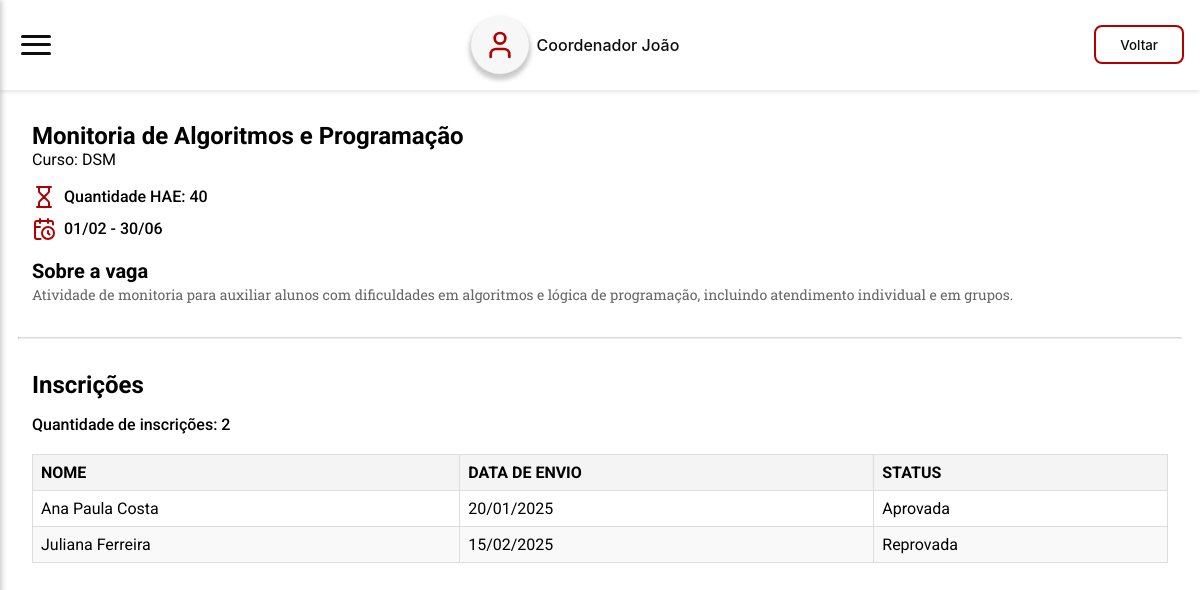
Screenshot of /pages/admin/preview/hae.admin.php?id=1 (signed in) with the database file from the repository.
### tables this page shows
CREATE TABLE `tb_hae` (
  `id_hae` int NOT NULL,
  `titulo` varchar(60) NOT NULL,
  `tip_hae` varchar(30) NOT NULL,
  `quant_hae` int NOT NULL,
  `descricao` varchar(500) NOT NULL,
  `data_inicio` date NOT NULL,
  `data_final` date NOT NULL
);

CREATE TABLE `tb_inscricao` (
  `id_inscricao` int NOT NULL,
  `id_docente` int DEFAULT NULL,
  `id_hae` int DEFAULT NULL,
  `data_envio` datetime NOT NULL,
  `quant_hae` int DEFAULT NULL,
  `outras_fatecs` int DEFAULT NULL,
  `id_projeto` int DEFAULT NULL,
  `status` enum('Pendente','Em análise','Aprovada','Reprovada') NOT NULL DEFAULT 'Pendente'
);

CREATE TABLE `tb_docente` (
  `id_docente` int NOT NULL,
  `nome` varchar(60) NOT NULL,
  `RG` varchar(12) NOT NULL,
  `email` varchar(100) NOT NULL,
  `matricula` int NOT NULL,
  `turno` varchar(8) NOT NULL,
  `senha` varchar(25) NOT NULL,
  `cargo` enum('Professor','Coordenador','Secretaria','Diretor') NOT NULL,
  `outras_fatecs` int DEFAULT NULL,
  `curso` varchar(4) DEFAULT NULL
);

### server/model/HAE.php (called while the page is built, shortened)
<?php
include_once __DIR__ . "/Database.php";
class HAE
{
    public Database $db;
    public function __construct($id_hae = null, $titulo = '', $descricao = '', $data_inicio = '', $data_final = '', $quant_hae = 0, $tip_hae = '')
    {
        $this->db = new Database();
        $this->db->connect_to();
        if ($id_hae !== null) {
            $this->titulo = $titulo;
            $this->descricao = $descricao;
            $this->data_inicio = $data_inicio;
            $this->data_final = $data_final;
            $this->quant_hae = $quant_hae;
            $this->tip_hae = $tip_hae;
        }
    }
    public function getHAEById(int $id_hae): ?HAE
    {
        $query = "SELECT * FROM tb_hae WHERE id_hae = :id_hae";
        $stmt = $this->db->get_PDO()->prepare($query);
        $stmt->bindParam(':id_hae', $id_hae);
        $stmt->execute();
        $result = $stmt->fetch(PDO::FETCH_ASSOC);
        if ($result) {
            return new self(
                $result['id_hae'],
                $result['titulo'],
                $result['descricao'],
                $result['data_inicio'],
                $result['data_final'],
                $result['quant_hae'],
                $result['tip_hae']
            );
        }
        return null;
    }
}

### server/model/Database.php (called while the page is built, shortened)
<?php
class Database
{
    private string $host = 'localhost';
    private string $db   = 'pi_fatec';
    private string $user = 'root';
    private string $pass = '';
    private string $charset = 'utf8mb4';
    private PDO | null $pdo = null;
    public function connect_to()
    {
        $dsn = "mysql:host={$this->host};dbname={$this->db};charset={$this->charset}";
        try {
            $this->pdo = new PDO($dsn, $this->user, $this->pass);
            $this->pdo->setAttribute(PDO::ATTR_ERRMODE, PDO::ERRMODE_EXCEPTION);
        } catch (PDOException $e) {
            echo "❌ Connection failed: " . $e->getMessage();
        }
    }
    public function is_connected()
    {
        return isset($this->pdo);
    }
    public function get_PDO(): PDO | null
    {
        return $this->is_connected() ? $this->pdo : null;
    }
}

### server/model/Inscricao.php (called while the page is built, shortened)
<?php
include_once __DIR__ . "/Database.php";
class Inscricao
{
    public Database $db;
    public function __construct($id_inscricao = null, $id_docente = null, $id_hae = null, $id_projeto = null, $data_envio = '', $quant_hae = 0, $outras_fatecs = 0, $status = 'Pendente')
    {
        $this->db = new Database();
        $this->db->connect_to();
    }
    public function countSubscriptions($id_hae)
    {
        $query = "SELECT COUNT(*) as count FROM tb_inscricao WHERE id_hae = :id_hae";
        $stmt = $this->db->get_PDO()->prepare($query);
        $stmt->bindParam(':id_hae', $id_hae);
        $stmt->execute();
        $result = $stmt->fetch(PDO::FETCH_ASSOC);
        return $result['count'];
    }
    public function getMySubscriptionsByHae($id_hae)
    {
        $query = "SELECT i.*, d.*, h.* FROM tb_inscricao i JOIN tb_docente d ON i.id_docente = d.id_docente JOIN tb_hae h ON i.id_hae = h.id_hae WHERE i.id_hae = :id_hae";
        $stmt = $this->db->get_PDO()->prepare($query);
        $stmt->bindParam(':id_hae', $id_hae);
        $stmt->execute();
        $result = $stmt->fetchAll(PDO::FETCH_ASSOC);
        if ($result) {
            return $result;
        } else {
            return [];
        }
    }
}

### pages/admin/preview/hae.admin.php (the view, shortened to what this page needs)
<?php
require_once __DIR__ . "/../../../server/model/HAE.php";
require_once __DIR__ . "/../../../server/model/Inscricao.php";
if (isset($_GET['id'])) {
  $id = $_GET['id'];
  $id = intval($id);
  $hae = new HAE();
  $hae = $hae->getHAEById($id);
  $inscricao = new Inscricao();
  $inscricao = $inscricao->countSubscriptions($id);
}
?>
<!DOCTYPE html>
<html lang="pt-br">
<head>
  <link rel="stylesheet" href="../../../styles/components.css" />
  <link rel="stylesheet" href="../../../styles/formulario.css" />
  <link rel="stylesheet" href="../../../styles/global.css" />
  <link rel="stylesheet" href="../../../styles/edital.resultado.css" />
</head>
<body>
  <header-fatec data-button-title="Voltar" data-button-href="../haes.admin.php"></header-fatec>
  <section id="hae-section">
    <div id="hae-container">
      <div>
        <h1><?php echo $hae->titulo; ?></h1>
        <p>Curso: <?php echo $hae->tip_hae; ?></p>
      </div>
      <div class="hae-container-header">
        <span class="hae-container-header-info">
          <img src="../../../public/icons/hourglass.svg" alt="" />
          <p>Quantidade HAE: <?php echo $hae->quant_hae; ?></p>
        </span>
        <span class="hae-container-header-info">
          <img src="../../../public/icons/calendar-clock.svg" alt="" />
          <p><?php echo date('d/m', strtotime($hae->data_inicio)); ?> - <?php echo date("d/m", strtotime($hae->data_final)); ?></p>
        </span>
      </div>
    </div>
    <div id="about-container">
      <h3>Sobre a vaga</h3>
      <p><?php echo $hae->descricao; ?></p>
    </div>
  </section>
  <hr />
  <main>
    <div class="table-container">
      <div id="hae-container">
        <h2>Inscrições</h2>
        <p>Quantidade de inscrições: <?php echo $inscricao; ?></p>
      </div>
      <table class="hae-table">
        <thead>
          <tr>
            <th>Nome</th>
            <th>Data de envio</th>
            <th>Status</th>
          </tr>
        </thead>
        <tbody>
          <?php
          $inscricao = new Inscricao();
          $inscricao = $inscricao->getMySubscriptionsByHae($id);
          foreach ($inscricao as $i) {
            echo "<tr>";
            echo "<td>" . $i['nome'] . "</td>";
            echo "<td>" . date("d/m/Y", strtotime($i['data_envio'])) . "</td>";
            echo "<td>" . $i['status'] . "</td>";
            echo "</tr>";
          }
          ?>
        </tbody>
      </table>
    </div>
  </main>
</body>
</html>

### styles/formulario.css (style rules this page uses)
#hae-section, #form-section { display: flex; flex-direction: column; padding: 2rem; }
#hae-container { display: flex; flex-direction: column; gap: 1rem; font-family: "Roboto", sans-serif; }
#hae-container > p { font-weight: 500; }
.hae-container-header { display: flex; flex-direction: column; gap: 0.5rem; }
.hae-container-header-info { display: flex; align-items: center; gap: 0.5rem; font-weight: 500; }
#about-container { margin-top: 1rem; }
#about-container h3 { font-size: var(--text-xl-font-size); line-height: var(--text-xl-line-height); font-family: "Roboto", sans-serif; }
#about-container p, #about-container li { font-family: "Roboto Slab"; font-size: var(--text-sm-font-size); line-height: var(--text-sm-line-height); color: var(--fatec-gray-500); }
hr { width: 97%; border-top: 1px solid #dadada; border-radius: 5px; margin: 0 auto; }

### styles/global.css (style rules this page uses)
:root { --fatec-red-400: #d32719; --fatec-red-500: #b20000; --fatec-red-700: #7e0000; --fatec-white-500: #f7f7f2; --fatec-dark-500: #0d0d0d; --fatec-gray-500: #666666; --fatec-gray-300: #dadada; --fatec-blue-500: #005c6d; --fatec-blue-700: #004854; --fatec-lightblue-500: #00c1cf; --fatec-lightblue-600: #00d8e8; --sm: 640px; --md: 768px; --lg: 1024px; --xl: 1280px; --2xl: 1536px; --text-xs-font-size: 0.75rem; --text-sm-font-size: 0.875rem; --text-base-font-size: 1rem; --text-lg-font-size: 1.125rem; --text-xl-font-size: 1.25rem; --text-2xl-font-size: 1.5rem; --text-xs-line-height: 1rem; --text-sm-line-height: 1.25rem; --text-base-line-height: 1.5rem; --text-lg-line-height: 1.75rem; --text-xl-line-height: 1.75rem; }
*::before, *::after { box-sizing: border-box; }
* { padding: 0; margin: 0; box-sizing: border-box; }
body { -webkit-font-smoothing: antialiased; -moz-osx-font-smoothing: grayscale; text-rendering: optimizeLegibility !important; }

### styles/edital.resultado.css (style rules this page uses)
.table-container { overflow: scroll; padding: 1rem; }
@media (min-width: 625px) { .table-container { overflow: hidden; padding: 2rem; } }
.hae-table { width: 100%; border-collapse: collapse; margin: 20px 0; font-size: 16px; text-align: left; font-family: "Roboto", sans-serif; }
.hae-table thead { background-color: #f4f4f4; }
.hae-table th, .hae-table td { border: 1px solid #ddd; padding: 8px; }
.hae-table th { font-weight: bold; text-transform: uppercase; }
.hae-table tbody tr:nth-child(even) { background-color: #f9f9f9; }

### rows the page displays
tb_hae: titulo "Monitoria de Algoritmos e Programação", tip_hae "DSM", quant_hae "40", data_inicio "01/02", data_final "30/06", descricao "Atividade de monitoria para auxiliar alunos com dificuldades em algoritmos e lógica de programação, incluindo atendimento individual e em grupos."
tb_inscricao: id_docente.nome "Ana Paula Costa", data_envio "20/01/2025", status "Aprovada"
tb_inscricao: id_docente.nome "Juliana Ferreira", data_envio "15/02/2025", status "Reprovada"

### other values shown
$inscricao "2"
